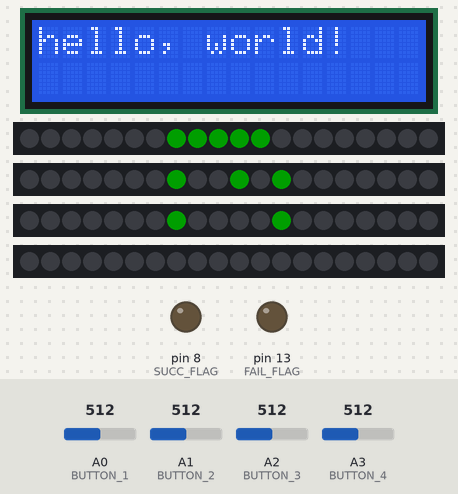
Simulated run of this sketch. Board: Arduino Uno, built with avr-gcc and run on an emulated ATmega328P. Shown: 16×2 character LCD, 4 × 20 RGB LEDs in strip order, left to right, output pins drawn as LEDs (lit = HIGH). Inputs (shaded band) come from the test bench; at power-on: A0 (BUTTON_1) = 512, A1 (BUTTON_2) = 512, A2 (BUTTON_3) = 512, A3 (BUTTON_4) = 512. Dim RGB values are drawn brighter than linear.

Above: at 0.1 s.
At 1.1 s:
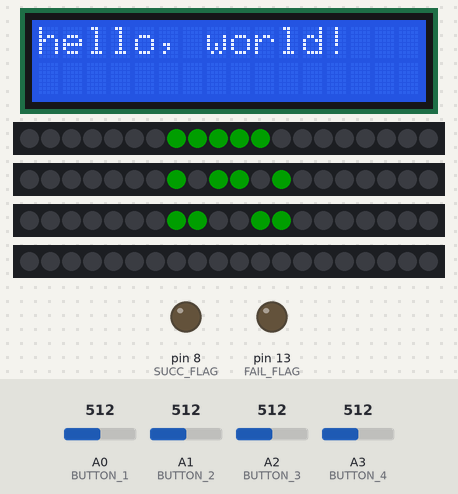
At 2.1 s:
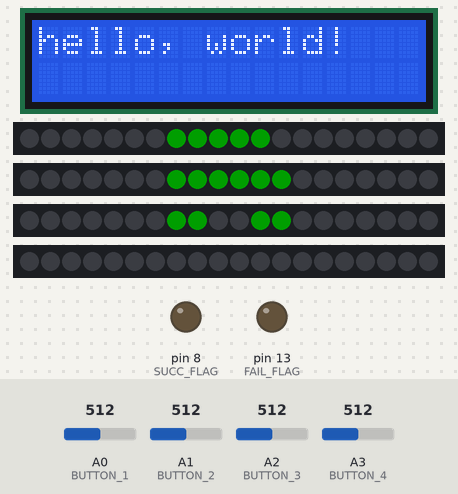
At 3.9 s:
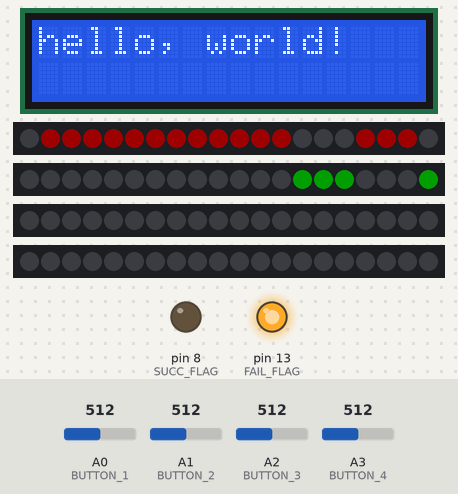
Timing chart, 0 to 39.6 s (numbered marks = the images above):
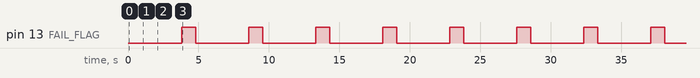

Measured:
- by itself, pin 13 (FAIL_FLAG): alternates HIGH for 1.0 s and LOW for 3.8 s
- by itself, everything shown: repeats every 4.8 s, in 14 steps
- what the display in image 1 shows lasts 1.0 s, from 1.1 s to 2.1 s
- what the display in image 2 shows lasts 1.2 s, from 2.1 s to 3.3 s

The sketch:

game_loop.ino
```cpp
//MIE430 - Final Project
//Main loop code that runs the game

#include <FastLED.h>
#include <LiquidCrystal.h>
#define LED_PIN_1   2
#define LED_PIN_2   3
#define LED_PIN_3   4
#define LED_PIN_4   7

#define FAIL_FLAG   13
#define SUCC_FLAG   8

#define NUM_LEDS    20
#define NUM_f       4

#define BUTTON_1    A0
#define BUTTON_2    A1
#define BUTTON_3    A2
#define BUTTON_4    A3

#define LCD_D7      12
#define LCD_D6      11 //PWM
#define LCD_D5      10
#define LCD_D4      9 //PWM
#define RS          5
#define ENABLE      6 //PWM
LiquidCrystal lcd(RS, ENABLE, LCD_D4, LCD_D5, LCD_D6, LCD_D7);

CRGB leds1[NUM_LEDS];
CRGB leds2[NUM_LEDS];
CRGB leds3[NUM_LEDS];
CRGB leds4[NUM_LEDS];

boolean* getPress(boolean* button_press){
    if (analogRead(BUTTON_1)>500){
       button_press[0] = 1;
    }
    if (analogRead(BUTTON_2)>500){
       button_press[1] = 1;
    }
    if (analogRead(BUTTON_3)>500){
       button_press[2] = 1;
    }
    if (analogRead(BUTTON_4)>500){
       button_press[3] = 1;
    }
    return button_press;
}

int getButton(int freq, int prev_freq, int prev_button){
  //returns a new button/strip # given a frequency, previous freq, and prev button
  if (freq == 0){
    return 0;
  }
  if (freq > prev_freq){
    if (prev_button == 4){
      return 3;
    }
    return prev_button + 1;
  }
  else if (freq == prev_freq){
    return prev_button;
  }
  else {
    if (prev_button == 1){
      return 2;
    }
    return prev_button - 1;
  }
}

void displayBoard(int index, int length_i, const int *notes, const int *times, int prev_freq, int prev_button, int scale){
    //given a certain note number, displays the next 20 note values on the led board
    int num = 0;
    int freq;
    int note_len;
    int cur_freq;
    int cur_button;

    while (num < NUM_LEDS) { //loop through the entire song at for len_i in times

        note_len = scale*times[length_i];
        while (index < note_len){

           cur_freq = notes[length_i];
           cur_button = getButton(cur_freq,prev_freq,prev_button);

           prev_freq = cur_freq;
           prev_button = cur_button;

           if (cur_button == 1) {
              leds1[num] = CRGB(30,0,0);
              leds2[num] = CRGB(0,0,0);
              leds3[num] = CRGB(0,0,0);
              leds4[num] = CRGB(0,0,0);
              FastLED.show();
           } else if (cur_button == 2) {
              leds2[num] = CRGB(0,30,0);
              leds1[num] = CRGB(0,0,0);
              leds3[num] = CRGB(0,0,0);
              leds4[num] = CRGB(0,0,0);
              FastLED.show();
           } else if (cur_button == 3) {
              leds3[num] = CRGB(0,10,30);
              leds1[num] = CRGB(0,0,0);
              leds2[num] = CRGB(0,0,0);
              leds4[num] = CRGB(0,0,0);
              FastLED.show();
           } else if (cur_button == 4) {
              leds4[num] = CRGB(20,20,0);
              leds1[num] = CRGB(0,0,0);
              leds2[num] = CRGB(0,0,0);
              leds3[num] = CRGB(0,0,0);
              FastLED.show();
           } else{
              leds1[num] = CRGB(0,0,0);
              leds2[num] = CRGB(0,0,0);
              leds3[num] = CRGB(0,0,0);
              leds4[num] = CRGB(0,0,0);
           }
           index ++;
           num ++;
           if (num == NUM_LEDS){ //exit condition
            break;
           }
        }
        length_i ++;
        index = 0;
    }
}

void displayNumber(int i){
    // displays a large countdown value on the LED board
    if (i==1){
      leds2[7] = CRGB(0,30,0);
      leds2[8] = CRGB(0,30,0);
      leds2[9] = CRGB(0,30,0);
      leds2[10] = CRGB(0,30,0);
      leds2[11] = CRGB(0,30,0);
      leds2[12] = CRGB(0,30,0);
      leds3[11] = CRGB(0,30,0);
      leds3[7] = CRGB(0,30,0);
      leds1[7] = CRGB(0,30,0);
    } else if (i==2){
      leds1[7] = CRGB(0,30,0);
      leds2[7] = CRGB(0,30,0);
      leds3[7] = CRGB(0,30,0);
      leds3[8] = CRGB(0,30,0);
      leds2[9] = CRGB(0,30,0);
      leds1[10] = CRGB(0,30,0);
      leds1[11] = CRGB(0,30,0);
      leds2[12] = CRGB(0,30,0);
      leds3[11] = CRGB(0,30,0);
    } else if (i==3){
      leds1[7] = CRGB(0,30,0);
      leds2[7] = CRGB(0,30,0);
      leds3[7] = CRGB(0,30,0);
      leds1[8] = CRGB(0,30,0);
      leds1[9] = CRGB(0,30,0);
      leds1[10] = CRGB(0,30,0);
      leds2[10] = CRGB(0,30,0);
      leds1[11] = CRGB(0,30,0);
      leds2[12] = CRGB(0,30,0);
      leds3[12] = CRGB(0,30,0);
    }
    FastLED.show();
}
void setup() {
    FastLED.addLeds<WS2812, LED_PIN_1, GRB>(leds1, NUM_LEDS); //LED initialization
    FastLED.addLeds<WS2812, LED_PIN_2, GRB>(leds2, NUM_LEDS);
    FastLED.addLeds<WS2812, LED_PIN_3, GRB>(leds3, NUM_LEDS);
    FastLED.addLeds<WS2812, LED_PIN_4, GRB>(leds4, NUM_LEDS);

    Serial.begin(9600); //Serial output begin

    pinMode(BUTTON_1,INPUT); //Set buttons = input
    pinMode(BUTTON_2,INPUT);
    pinMode(BUTTON_3,INPUT);
    pinMode(BUTTON_4,INPUT);

    pinMode(FAIL_FLAG,OUTPUT); //communication to other microC (outputs)
    pinMode(SUCC_FLAG,OUTPUT);

    digitalWrite(SUCC_FLAG,LOW); //initialize to low
    digitalWrite(FAIL_FLAG,LOW);

    lcd.begin(16, 2);
    lcd.print("hello, world!");
}

void loop() { // execution loop of the game

    const int notes[] PROGMEM = {0,1174, 1567, 1479, 1396, 1318, 1244, 1108, 1244, 1174, 783, 880, 932, 1174, 1567, 1760, 1864, 2489, 1567, 1479, 1396, 1318, 1244, 1108, 1244, 1174, 783, 880, 932, 1174, 1567, 1760, 1864, 2489, 587, 880, 932, 587, 587, 783, 698, 622, 587, 587, 880, 932, 587, 587, 783, 587, 466, 369, 880, 932, 587, 440, 440, 587, 783, 698, 622, 587, 523, 466, 523, 587, 783, 587,0};
    //const int notes[] PROGMEM = {0,880, 830, 880, 830, 880, 659, 880, 587, 440, 554, 880, 830, 880, 830, 880, 659, 880, 587, 440, 554, 880, 830, 880, 440, 830, 880, 440, 659, 880, 440, 587, 440, 554, 587, 440, 659, 554, 415, 493, 440, 415, 440, 329, 440, 493, 554, 329, 440, 493, 554, 329, 554, 587, 659, 329, 554, 587, 659, 329, 587, 554, 493, 329, 587, 554, 493, 440, 554, 880, 830, 880, 440, 830, 880, 440, 659, 880, 440, 587, 440, 554, 587, 659, 1108, 987, 659, 987, 1108, 987, 880, 830, 659, 880, 329, 440, 493, 554, 329, 440, 493, 554, 329, 554, 587, 659, 329, 554, 587, 659, 329, 587, 554, 493, 329, 587, 554, 493, 880, 987, 880, 830, 880, 440, 659, 440, 880, 987, 880, 830, 880, 440, 659, 440, 880, 987, 880, 830, 880, 987, 1108, 1174, 1318, 1108, 987, 880, 830, 493, 880, 987, 880, 830, 880, 440, 659, 440, 880, 987, 880, 830, 880, 440, 659, 440, 880, 987, 880, 830, 880, 987, 1108, 1174, 1318, 1108, 987, 880, 830, 493, 880, 987, 880, 830, 880, 440, 659, 440, 880, 987, 880, 830, 880, 440, 659, 440, 880, 987, 880, 830, 880, 987, 1108, 1174, 1318, 1108, 987, 880, 830, 493, 880, 987, 880, 830, 880, 440, 659, 440, 880, 987, 880, 830, 880, 440, 659, 440, 880, 987, 880, 830, 880, 987, 1108, 1174, 1318, 1108, 987, 880, 830, 493, 415, 329, 880, 830, 880, 440, 830, 880, 440, 659, 880, 440, 587,0};
    const int times[] PROGMEM = {20,4, 1, 1, 2, 2, 2, 2, 2, 12, 2, 2, 4, 4, 4, 4, 8, 12, 1, 1, 2, 2, 2, 2, 2, 12, 2, 2, 4, 4, 4, 4, 8, 4, 4, 6, 6, 16, 4, 5, 6, 4, 12, 4, 6, 6, 12, 8, 8, 8, 4, 12, 6, 6, 4, 8, 4, 4, 6, 6, 4, 8, 8, 8, 8, 8, 8, 16, 20};
    //const int times[] PROGMEM = {20,2, 2, 2, 2, 2, 2, 2, 14, 2, 2, 2, 2, 2, 2, 2, 2, 2, 14, 2, 2, 2, 2, 2, 2, 2, 2, 2, 2, 2, 2, 2, 2, 2, 2, 1, 2, 2, 1, 12, 2, 2, 6, 2, 2, 2, 2, 2, 2, 2, 2, 2, 2, 2, 2, 2, 2, 2, 2, 2, 2, 2, 2, 2, 2, 2, 8, 2, 2, 2, 2, 2, 2, 2, 2, 2, 2, 2, 2, 2, 2, 2, 2, 2, 2, 2, 4, 2, 2, 2, 2, 2, 1, 6, 2, 2, 2, 2, 2, 2, 2, 2, 2, 2, 2, 2, 2, 2, 2, 2, 2, 2, 2, 2, 2, 2, 2, 8, 1, 1, 1, 1, 1, 1, 1, 1, 1, 1, 1, 1, 1, 1, 1, 1, 1, 1, 1, 1, 1, 1, 1, 1, 1, 1, 1, 1, 2, 2, 1, 1, 1, 1, 1, 1, 1, 1, 1, 1, 1, 1, 1, 1, 1, 1, 1, 1, 1, 1, 1, 1, 1, 1, 1, 1, 1, 1, 2, 2, 1, 1, 1, 1, 1, 1, 1, 1, 1, 1, 1, 1, 1, 1, 1, 1, 1, 1, 1, 1, 1, 1, 1, 1, 1, 1, 1, 1, 2, 2, 1, 1, 1, 1, 1, 1, 1, 1, 1, 1, 1, 1, 1, 1, 1, 1, 1, 1, 1, 1, 1, 1, 1, 1, 1, 1, 1, 1, 2, 2, 2, 2, 2, 2, 2, 2, 2, 2, 2, 2, 2, 2, 2,20};

    FastLED.clear(); //sleep mode no button has started the program
    boolean noButton = true;
    boolean pressButton[NUM_f] = {0,0,0,0};
    while (noButton){
      *pressButton = getPress(pressButton);
      for (int i= 0; i<sizeof(pressButton)/sizeof(pressButton[0]);i++){
        if (pressButton[i] != 0){
          noButton = false;
          break;}
      }
    }

    for (int i=3; i>0; i--){ //countdown loop before game start
      displayNumber(i);
      delay(1000);
    }

    int note_len;
    int min_num = 1;
    unsigned long note_time;

    int songON = true;
    int hit_time = 15; // hitbox time of 1 second for each not
    int len_i = 0; // i^th note time length
    int ind = 0; //time interval for the ith note length
    int time_i = 0; // i^th time interval
    int curFreq;
    int curButton;
    int prevFreq = 0;
    int prevButton = 0;
    int score = 0;
    boolean success;
    boolean wrong = false;
    boolean flag_high = true;

    int scale = 3; // length of smallest note
    digitalWrite(SUCC_FLAG,LOW);

    while (songON){ //while the song is playing/player has not failed
      while (len_i < sizeof(times)/sizeof(times[0])) { //loop through the entire song at for len_i in times

          ind = 0;
          note_len = scale*times[len_i];
          curFreq = notes[len_i];
          success = 0;

          curButton = getButton(curFreq,prevFreq,prevButton);

          boolean correctButton[NUM_f] = {0,0,0,0};
          if (correctButton != 0){
            correctButton[curButton-1] = 1;
          }
          boolean pressButton[NUM_f] = {0,0,0,0};

          while (ind < note_len){ // loop through the length of each not at len_i
            displayBoard(ind,len_i, notes, times, prevFreq, prevButton,scale); // display next 20 notes
            ind ++;
            time_i ++;

            note_time = millis();
            while(millis() - note_time < hit_time){ //while a note is in the hit box
              *pressButton = getPress(pressButton);

              //break if an incorrect button pressed
              if (correctButton[0] == 0 and pressButton[0] == 1){
                  wrong = true;
                  break;
              }
              if (correctButton[1] == 0 and pressButton[1] == 1){
                  wrong = true;
                  break;
              }
              if (correctButton[2] == 0 and pressButton[2] == 1){
                  wrong = true;
                  break;
              }
              if (correctButton[3] == 0 and pressButton[3] == 1){
                  wrong = true;
                  break;
              }
              //if correct button matches button presses
              if (pressButton[0] == correctButton[0] and pressButton[1] == correctButton[1] and pressButton[2] == correctButton[2] and pressButton[3] == correctButton[3]){
                if (curButton != 0){ //if there is press required
                  if (success == 0){ //first time the note is hit
                    digitalWrite(SUCC_FLAG,HIGH); //send start tone signal
                  }
                  score ++;
                }
                success = 1;
              }

              if (false){
                Serial.print(success);
                Serial.print("   ");
                Serial.print(len_i);
                Serial.print('\n');
              }
            }
            if (false) { // true -> higher difficulty
              if (wrong){ //incorrect press condition
                success = 0;
                break;
              }
            }
          }

          digitalWrite(SUCC_FLAG,LOW); //note ends -> stop tone
          prevFreq = curFreq;
          prevButton = curButton;

          if (success == 0){ //the note has not been hit - exit song
            digitalWrite(FAIL_FLAG,HIGH); //send fail condition
            songON = false;
            delay(1000);
            digitalWrite(FAIL_FLAG,LOW); //stop sending
            break;
          }
          len_i++;
     }
  }
}
```
